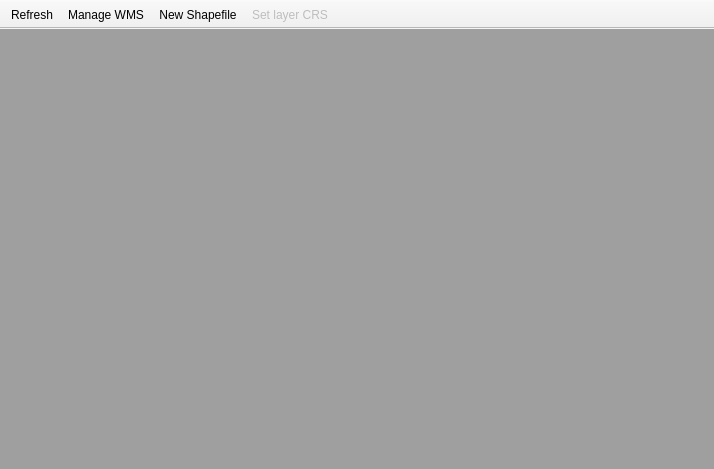
<?xml version="1.0" encoding="UTF-8"?>
<ui version="4.0">
 <class>QgsDataManagerDialogBase</class>
 <widget class="QMainWindow" name="QgsDataManagerDialogBase">
  <property name="geometry">
   <rect>
    <x>0</x>
    <y>0</y>
    <width>714</width>
    <height>469</height>
   </rect>
  </property>
  <property name="contextMenuPolicy">
   <enum>Qt::NoContextMenu</enum>
  </property>
  <property name="windowTitle">
   <string>QGIS Browser</string>
  </property>
  <widget class="QWidget" name="centralwidget">
   <property name="sizePolicy">
    <sizepolicy hsizetype="Expanding" vsizetype="Expanding">
     <horstretch>0</horstretch>
     <verstretch>0</verstretch>
    </sizepolicy>
   </property>
   <layout class="QHBoxLayout" name="horizontalLayout">
    <property name="leftMargin">
     <number>0</number>
    </property>
    <property name="topMargin">
     <number>0</number>
    </property>
    <property name="rightMargin">
     <number>0</number>
    </property>
    <property name="bottomMargin">
     <number>0</number>
    </property>
    <item>
     <widget class="QMdiArea" name="mMdiArea"/>
    </item>
   </layout>
  </widget>
  <widget class="QToolBar" name="toolBar">
   <property name="windowTitle">
    <string>toolBar</string>
   </property>
   <property name="movable">
    <bool>false</bool>
   </property>
   <property name="toolButtonStyle">
    <enum>Qt::ToolButtonTextBesideIcon</enum>
   </property>
   <property name="floatable">
    <bool>false</bool>
   </property>
   <attribute name="toolBarArea">
    <enum>TopToolBarArea</enum>
   </attribute>
   <attribute name="toolBarBreak">
    <bool>false</bool>
   </attribute>
   <addaction name="mActionRefresh"/>
   <addaction name="mActionWmsConnections"/>
   <addaction name="mActionNewVectorLayer"/>
   <addaction name="mActionSetProjection"/>
  </widget>
  <action name="mActionNewVectorLayer">
   <property name="icon">
    <iconset resource="../../../images/images.qrc">
     <normaloff>:/images/themes/default/mActionNewVectorLayer.svg</normaloff>:/images/themes/default/mActionNewVectorLayer.svg</iconset>
   </property>
   <property name="text">
    <string>New Shapefile</string>
   </property>
   <property name="shortcut">
    <string>Ctrl+Shift+N</string>
   </property>
  </action>
  <action name="mActionRefresh">
   <property name="icon">
    <iconset>
     <normaloff>:/images/themes/default/mActionDraw.svg</normaloff>:/images/themes/default/mActionDraw.svg</iconset>
   </property>
   <property name="text">
    <string>Refresh</string>
   </property>
   <property name="shortcut">
    <string>F5</string>
   </property>
  </action>
  <action name="mActionSetProjection">
   <property name="enabled">
    <bool>false</bool>
   </property>
   <property name="icon">
    <iconset resource="../../../images/images.qrc">
     <normaloff>:/images/themes/default/mActionSetProjection.svg</normaloff>:/images/themes/default/mActionSetProjection.svg</iconset>
   </property>
   <property name="text">
    <string>Set layer CRS</string>
   </property>
   <property name="toolTip">
    <string>Set layer CRS</string>
   </property>
  </action>
  <action name="mActionWmsConnections">
   <property name="icon">
    <iconset resource="../../../images/images.qrc">
     <normaloff>:/images/themes/default/mActionAddWmsLayer.svg</normaloff>:/images/themes/default/mActionAddWmsLayer.svg</iconset>
   </property>
   <property name="text">
    <string>Manage WMS</string>
   </property>
   <property name="toolTip">
    <string>Manage WMS Connections</string>
   </property>
   <property name="shortcut">
    <string>Ctrl+Shift+W</string>
   </property>
  </action>
 </widget>
 <resources>
  <include location="../../../images/images.qrc"/>
 </resources>
 <connections/>
</ui>
